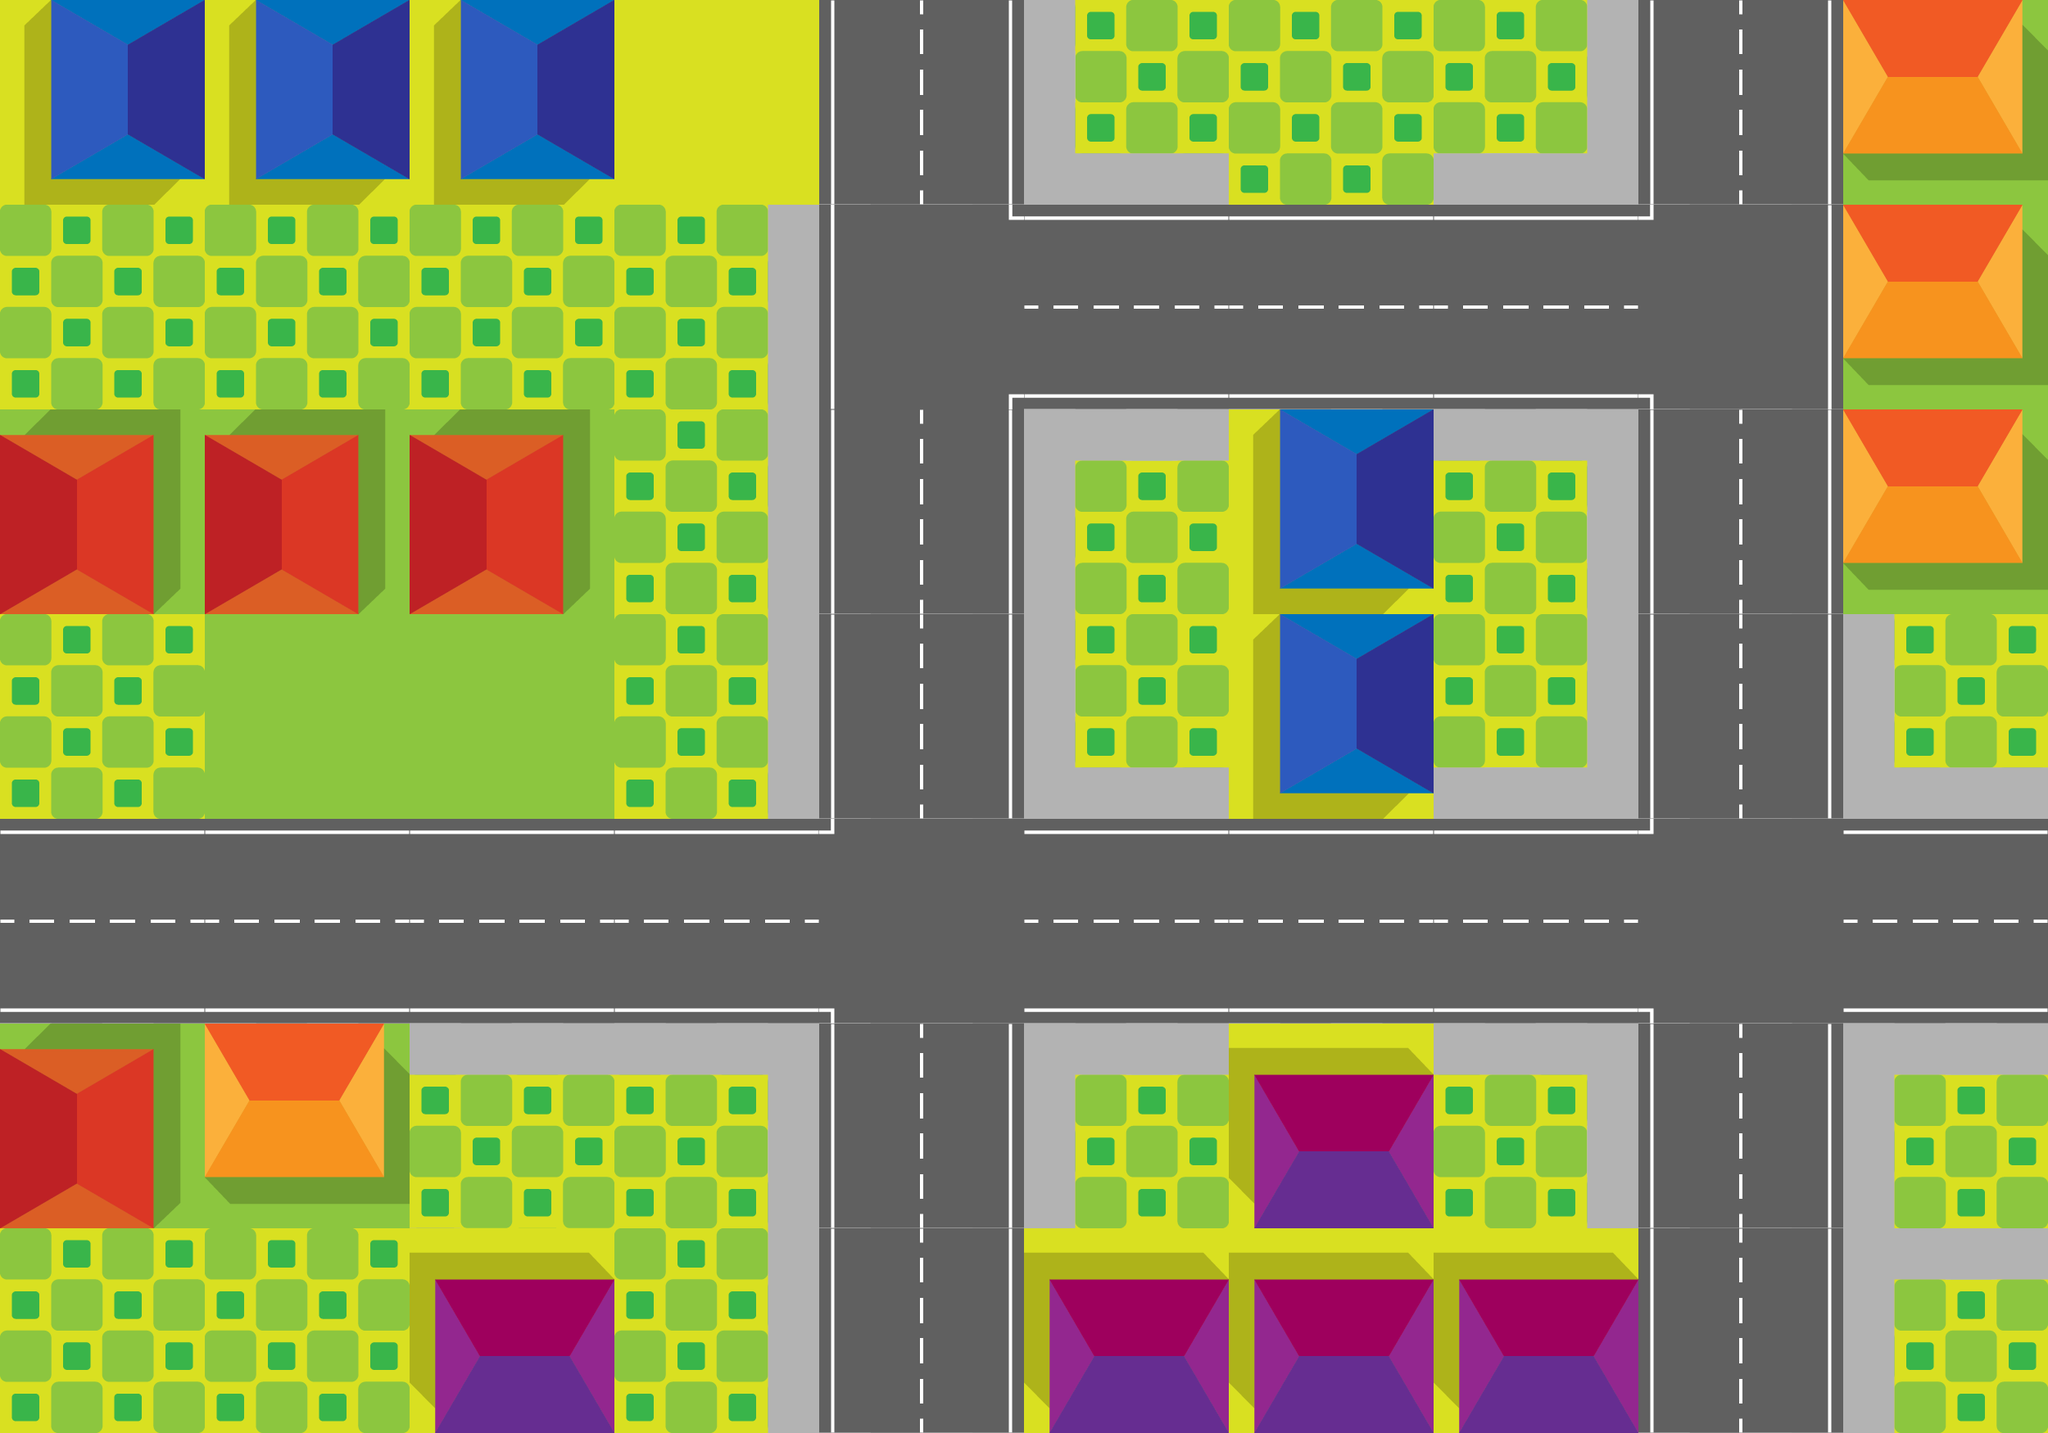

This is a level from a 2D game, rendered from its Tiled map with the project's own tilesets. A one-line summary and the map file follow, with tile-layer data summarised:
An orthogonal 10x7 tile map with 250x250 px tiles, 1 tile layer (Livello tile 1) and 44 objects (20x path, 14x semaforo, 6x spawn, 2x incrocioA3, 2x incrocioA4).

<map version="1.4" tiledversion="1.4.1" orientation="orthogonal" renderorder="right-down" width="10" height="7" tilewidth="250" tileheight="250" infinite="0" nextlayerid="14" nextobjectid="103">
 <tileset firstgid="1" name="tutorial_tiles" tilewidth="250" tileheight="250" tilecount="42" columns="7">
  <image source="tiles_sheet.png" width="1750" height="1500" />
 </tileset>
 <layer id="1" name="Livello tile 1" width="10" height="7" locked="1">
  <data>[70 cells, 70 non-empty, 18 distinct tile ids]</data>
 </layer>
 <objectgroup id="13" name="Pathways" locked="1">
  <object id="68" name="path" type="path" x="1062.5" y="0" height="250">
   <properties>
    <property name="direzione" value="DOWN" />
    <property name="paths" value="85,70" />
   </properties>
  </object>
  <object id="70" name="path" type="path" x="1062.5" y="500" height="500">
   <properties>
    <property name="direzione" value="DOWN" />
    <property name="paths" value="89,73,82" />
   </properties>
  </object>
  <object id="71" name="path" type="path" x="2062.5" y="0" height="250">
   <properties>
    <property name="direzione" value="DOWN" />
    <property name="paths" value="92,72" />
   </properties>
  </object>
  <object id="72" name="path" type="path" x="2062.5" y="500" height="500">
   <properties>
    <property name="direzione" value="DOWN" />
    <property name="paths" value="83,74,90" />
   </properties>
  </object>
  <object id="73" name="path" type="path" x="1062.5" y="1250" height="500">
   <properties>
    <property name="direzione" value="DOWN" />
    <property name="paths" value="" />
   </properties>
  </object>
  <object id="74" name="path" type="path" x="2062.5" y="1250" height="500">
   <properties>
    <property name="direzione" value="DOWN" />
    <property name="paths" value="" />
   </properties>
  </object>
  <object id="75" name="path" type="path" x="1187.5" y="0" height="250">
   <properties>
    <property name="direzione" value="UP" />
    <property name="paths" value="" />
   </properties>
  </object>
  <object id="76" name="path" type="path" x="1187.5" y="500" height="500">
   <properties>
    <property name="direzione" value="UP" />
    <property name="paths" value="85,75" />
   </properties>
  </object>
  <object id="77" name="path" type="path" x="1187.5" y="1250" height="500">
   <properties>
    <property name="direzione" value="UP" />
    <property name="paths" value="89,76,82" />
   </properties>
  </object>
  <object id="78" name="path" type="path" x="2187.5" y="0" height="250">
   <properties>
    <property name="direzione" value="UP" />
    <property name="paths" value="" />
   </properties>
  </object>
  <object id="79" name="path" type="path" x="2187.5" y="500" height="500">
   <properties>
    <property name="direzione" value="UP" />
    <property name="paths" value="92,78" />
   </properties>
  </object>
  <object id="80" name="path" type="path" x="2187.5" y="1250" height="500">
   <properties>
    <property name="direzione" value="UP" />
    <property name="paths" value="90,79,83" />
   </properties>
  </object>
  <object id="81" name="path" type="path" x="0" y="1188.5" width="1000">
   <properties>
    <property name="direzione" value="RIGHT" />
    <property name="paths" value="76,82,73" />
   </properties>
  </object>
  <object id="82" name="path" type="path" x="1250" y="1188.5" width="750">
   <properties>
    <property name="direzione" value="RIGHT" />
    <property name="paths" value="74,83,79" />
   </properties>
  </object>
  <object id="83" name="path" type="path" x="2250" y="1188.5" width="250">
   <properties>
    <property name="direzione" value="RIGHT" />
    <property name="paths" value="" />
   </properties>
  </object>
  <object id="85" name="path" type="path" x="1250" y="437.5" width="750">
   <properties>
    <property name="direzione" value="RIGHT" />
    <property name="paths" value="78,72" />
   </properties>
  </object>
  <object id="89" name="path" type="path" x="0" y="1063.5" width="1000">
   <properties>
    <property name="direzione" value="LEFT" />
    <property name="paths" value="" />
   </properties>
  </object>
  <object id="90" name="path" type="path" x="1250" y="1063.5" width="750">
   <properties>
    <property name="direzione" value="LEFT" />
    <property name="paths" value="73,89,76" />
   </properties>
  </object>
  <object id="91" name="path" type="path" x="2250" y="1063.5" width="250">
   <properties>
    <property name="direzione" value="LEFT" />
    <property name="paths" value="74,90,79" />
   </properties>
  </object>
  <object id="92" name="path" type="path" x="1250" y="312.5" width="750">
   <properties>
    <property name="direzione" value="LEFT" />
    <property name="paths" value="75,70" />
   </properties>
  </object>
 </objectgroup>
 <objectgroup id="6" name="incrocio" locked="1">
  <object id="36" type="incrocioA3" x="2000" y="250" width="250" height="250">
   <properties>
    <property name="direzione" value="RIGHT" />
   </properties>
  </object>
  <object id="37" type="incrocioA4" x="1000" y="1000" width="250" height="250" />
  <object id="38" type="incrocioA4" x="2000" y="1000" width="250" height="250" />
  <object id="43" type="incrocioA3" x="1000" y="250" width="250" height="250">
   <properties>
    <property name="direzione" value="LEFT" />
   </properties>
  </object>
 </objectgroup>
 <objectgroup id="3" name="Semafori">
  <object id="2" type="semaforo" x="750" y="0" width="250" height="250">
   <properties>
    <property name="direzione" value="DOWN" />
    <property name="rotation" type="int" value="1" />
   </properties>
  </object>
  <object id="3" type="semaforo" x="1250" y="500" width="250" height="250">
   <properties>
    <property name="direzione" value="UP" />
    <property name="rotation" type="int" value="3" />
   </properties>
  </object>
  <object id="4" type="semaforo" x="1250" y="0" width="250" height="250">
   <properties>
    <property name="direzione" value="LEFT" />
    <property name="rotation" type="int" value="2" />
   </properties>
  </object>
  <object id="5" type="semaforo" x="1750" y="500" width="250" height="250">
   <properties>
    <property name="direzione" value="RIGHT" />
    <property name="rotation" type="int" value="4" />
   </properties>
  </object>
  <object id="6" type="semaforo" x="1750" y="0" width="250" height="250">
   <properties>
    <property name="direzione" value="DOWN" />
    <property name="rotation" type="int" value="1" />
   </properties>
  </object>
  <object id="7" type="semaforo" x="2250" y="500" width="250" height="250">
   <properties>
    <property name="direzione" value="UP" />
    <property name="rotation" type="int" value="3" />
   </properties>
  </object>
  <object id="8" type="semaforo" x="1750" y="750" width="250" height="250">
   <properties>
    <property name="direzione" value="DOWN" />
    <property name="rotation" type="int" value="1" />
   </properties>
  </object>
  <object id="9" type="semaforo" x="1750" y="1250" width="250" height="250">
   <properties>
    <property name="direzione" value="RIGHT" />
    <property name="rotation" type="int" value="4" />
   </properties>
  </object>
  <object id="10" type="semaforo" x="2250" y="1250" width="250" height="250">
   <properties>
    <property name="direzione" value="UP" />
    <property name="rotation" type="int" value="3" />
   </properties>
  </object>
  <object id="11" type="semaforo" x="2250" y="750" width="250" height="250">
   <properties>
    <property name="direzione" value="LEFT" />
    <property name="rotation" type="int" value="2" />
   </properties>
  </object>
  </objectgroup>
 <objectgroup id="10" name="spawnPoint" locked="1">
  <!-- 6 objects omitted --></objectgroup>
</map>
<!-- 10 of 44 objects omitted -->
